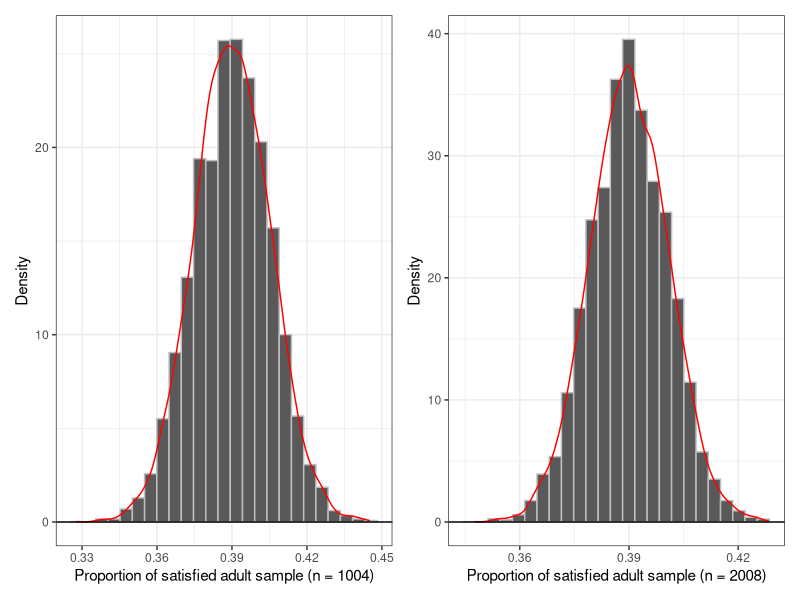
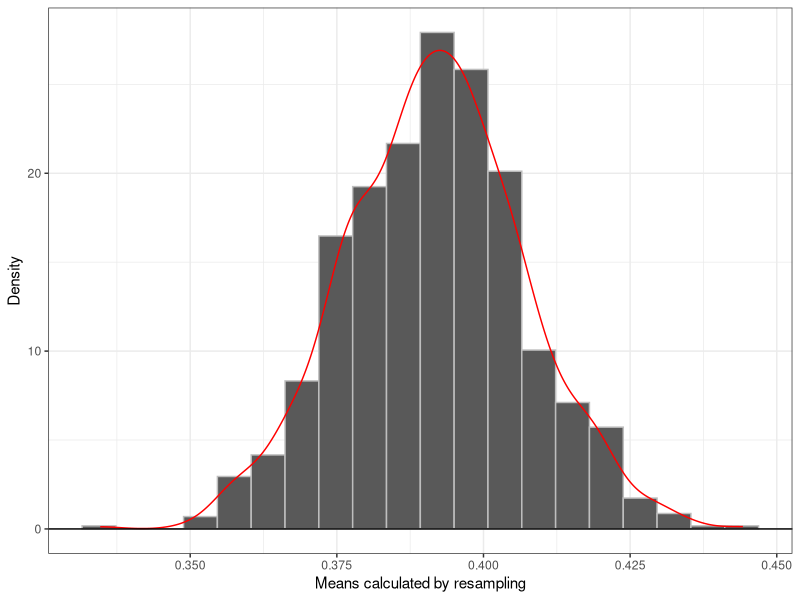
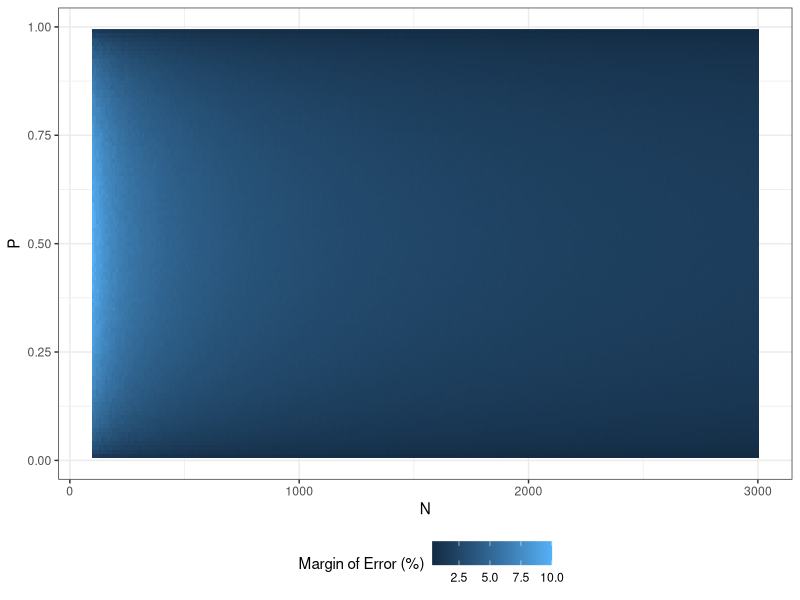
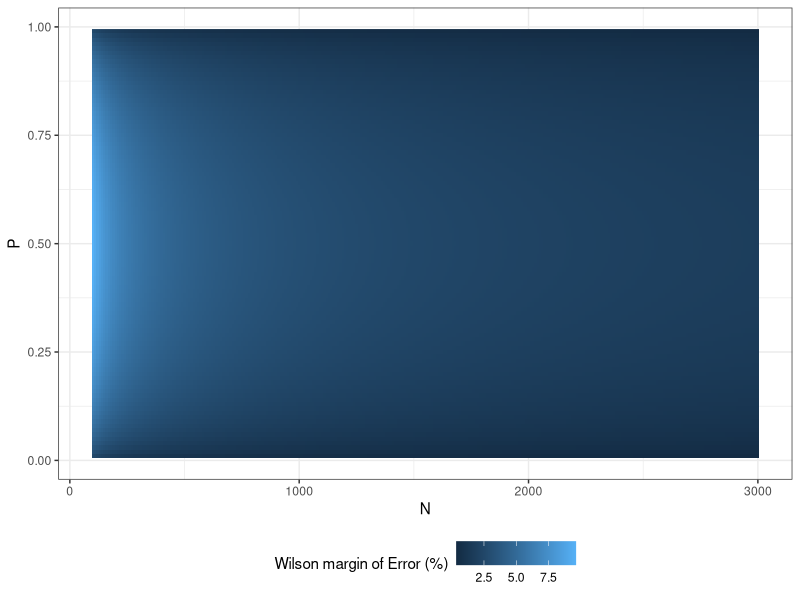

Source code (R) for these figures, in order:
# can margin of error be not in percent

################################################################################
# LAB 10 R CODE
# YULIIA HELEVERIA
# MATH 240 - SPRING 2025
################################################################################

################################################################################
# Load Libraries
################################################################################
library(tidyverse)
library(ggplot2)
library(patchwork)

################################################################################
# TASK 1: Basic Simulation
################################################################################
#generate 10k polls for satisfaction with US world position
n.serveyed <- 1004 #sample size
probability <- 0.39
n.repeat <- 10000

#generate the poll completion 10,000 times
poll <- rbinom(n.repeat, n.serveyed, probability)

#put data into tibble for plotting
ggpoll <- tibble(poll)|>
  mutate(poll = poll/n.serveyed)#convert the data into proportion

#plot a histogram of sample proportion with superimposed density
plot.poll <- ggplot(data = ggpoll)+
  geom_histogram(aes(x = poll, y = after_stat(density)),
                 color="grey",
                 bins = 25)+ #histogram of generated polls
  geom_density(aes(x = poll),
               color = "red")+ #superimposed density
  scale_x_continuous(breaks = seq(0.3, 0.5, by = 0.03))+ #put ticks on y-axis
  geom_hline(yintercept = 0)+ #add y-intercept
  theme_bw()+
  xlab("Proportion of satisfied adult sample (n = 1004)")+ #add x and y label
  ylab("Density")

#calculate the range of middle 95%
lower <- quantile(ggpoll$poll, probs = 0.025)
upper <- quantile(ggpoll$poll, probs = 0.975)
middle.range <- upper-lower

#approximate the margin of error
error.margin <- middle.range/2 #divide the range by 2
error.percentage <- error.margin*100 #convert error into percentage

#double the sample size and perform the same computation
double.serveyed <- 2008 #new sample size

#generate the poll completion 10,000 times
poll.double <- rbinom(n.repeat, double.serveyed, probability)

#put data into tibble for plotting
ggpoll.double <- tibble(poll.double)|>
  mutate(poll = poll.double/double.serveyed) #convert the data into proportion

#plot a histogram of sample proportion with superimposed density
plot.poll.double <- ggplot(data = ggpoll.double)+
  geom_histogram(aes(x = poll, y = after_stat(density)),
                 color="grey",
                 bins = 25)+ #histogram of generated polls
  geom_density(aes(x = poll),
               color = "red")+ #superimposed density
  scale_x_continuous(breaks = seq(0.3, 0.5, by = 0.03))+ #put ticks on y-axis
  geom_hline(yintercept = 0)+ #add y-intercept
  theme_bw()+
  xlab("Proportion of satisfied adult sample (n = 2008)")+ #add x and y label
  ylab("Density")

#calculate the range of middle 95%
lower2 <- quantile(ggpoll.double$poll, probs = 0.025)
upper2 <- quantile(ggpoll.double$poll, probs = 0.975)
middle.range2 <- upper2-lower2

#approximate the margin of error
error.margin2 <- middle.range2/2 #divide the range by 2
error2.percentage <-error.margin2*100 #convert error into percentage

combined <- plot.poll + plot.poll.double
ggsave("simulation.png", combined, width = 10, height = 5)


################################################################################
# TASK 2: Resampling
################################################################################
#create a data frame with data from Gallup survey
Gallup.survey <- tibble(id = 1:n.serveyed,
                        response = rep(NA, n.serveyed))

#input 39% satisfied, 59% dissatisfied, 2% no opinion
num.satisfied <- round(n.serveyed*0.39)
num.dissatisfied <- round(n.serveyed*0.59)
num.noop <- round(n.serveyed*0.02)

#input the satisfaction data 
for (i in 1:n.serveyed){
  if (i <= num.satisfied){ #input satisfied people
    Gallup.survey$response[i] = 1
  } else{ #input dissatisfied and no opinion people
    Gallup.survey$response[i] = 0
  }
}

#perform resampling
R <- 1000
resamples <- tibble(mean = numeric(R))

for (i in 1:R){ #do R resamples
  #collect a random resample
  curr.resample <- sample(x = Gallup.survey$response,
                     size = n.serveyed,
                     replace = T)
  #compute statistics on the resample
  resamples$mean[i] <- mean(curr.resample)
}

#plot a histogram of resulting proportions from resampling
resample.hist <- ggplot(data = resamples)+
  geom_histogram(aes(x=mean, y = after_stat(density)),
                 color="grey",
                 bins = 20)+ #histogram of resample statistics
  geom_density(aes(x= mean), color = "red")+ #superimpose density
  theme_bw()+ #remove gray background
  geom_hline(yintercept = 0)+
  ylab("Density")+ #add x and y labels 
  xlab("Means calculated by resampling")
      
#calculate the range of middle 95%
lower.resample <- quantile(resamples$mean, probs = 0.025)
upper.resample <- quantile(resamples$mean, probs = 0.975)
middle.range.resample <- upper.resample-lower.resample

#approximate the margin of error
error.margin.resample <- middle.range.resample/2 #divide the range by 2
error.resamp.percent <- error.margin.resample*100 #convert error to percentage

ggsave("resample.png", resample.hist, width = 5, height = 5)

################################################################################
# TASK 3: Simulation over n and p
################################################################################
#specify range for n and p
n.range <- seq(100, 3000, by = 10)
p.range <- seq(0.01, 0.99, by = 0.01)

#vector to store error value for each n and p
error.storage <- tibble(
  "P" = rep(NA, length(n.range)*length(p.range)),
  "N" = rep(NA, length(n.range)*length(p.range)),
  "Error" = rep(NA, length(n.range)*length(p.range))
)

#run 10000 simulations for each n and p
curr.index = 0
for (n.curr in n.range){
  for (p.curr in p.range){
    curr.index = curr.index +1
    #generate the poll completion 10,000 times
    poll.curr <- rbinom(n.repeat, n.curr, p.curr)
    
    #calculate the range of middle 95%
    lower.curr <- quantile((poll.curr/n.curr)*100, probs = 0.025)
    upper.curr <- quantile((poll.curr/n.curr)*100, probs = 0.975)
    middle.range.curr <- upper.curr-lower.curr
    
    #approximate and store the margin of error
    error.storage$P[curr.index] = p.curr
    error.storage$N[curr.index] = n.curr
    error.storage$Error[curr.index] <- middle.range.curr/2 #divide the range by 2
  }
}

#summarize the results with a plot
error.plot <- ggplot(data = error.storage)+
  geom_raster(aes(x = N, y = P, fill = Error))+ #plot error based on r and n
  theme_bw()+
  labs(fill = "Margin of Error (%)")+ #label the legend
  theme(legend.position = "bottom") #move legend to the bottom

ggsave("error.png", error.plot, width = 5, height = 5)

################################################################################
# TASK 4: Actual margin of error calculation
################################################################################
#alpha for the confidence interval 
alpha <- 0.05
#z value of standard normal distribution
z.critical <- qnorm(1-alpha/2)
z.squared <- z.critical^2

#vector to store margin of error for each n and p
error.margin.storage <- tibble(
  "P" = rep(NA, length(n.range)*length(p.range)),
  "N" = rep(NA, length(n.range)*length(p.range)),
  "Margin.of.Error" = rep(NA, length(n.range)*length(p.range))
)

#compute Wilson margin of error for each n and p
curr.index = 0
for (n.curr in n.range){
  for (p.curr in p.range){
    curr.index = curr.index + 1  #increment index
    #plug values into the formula for Wilson margin of error
    wilson.curr <- (z.critical*sqrt(n.curr*p.curr*(1-p.curr) +
                                      z.squared/4))/
      (n.curr + z.squared)
    
    #store values in the tibble
    error.margin.storage$P[curr.index] = p.curr
    error.margin.storage$N[curr.index] = n.curr
    error.margin.storage$Margin.of.Error[curr.index] <- wilson.curr*100
  }
}

#summarize the results with a plot
error.wilson.plot <- ggplot(data = error.margin.storage)+
  geom_raster(aes(x = N, y = P, fill = Margin.of.Error))+ #plot margin of error based on r and n
  theme_bw()+
  labs(fill = "Wilson margin of Error (%)")+ #label the legend
  theme(legend.position = "bottom") #move legend to the bottom

ggsave("error.wilson.png", error.wilson.plot, width = 5, height = 5)
